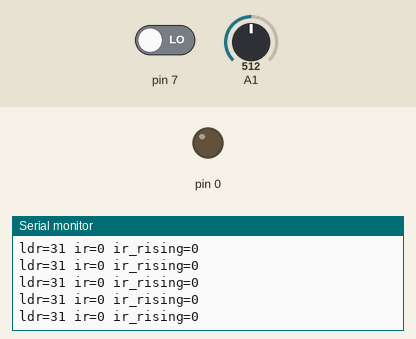
Simulated run of this sketch. Board: Arduino Uno, built for the host (arithmetic inside an expression is 32-bit, double 64-bit). Shown: output pins drawn as LEDs (lit = HIGH), the last lines printed to the serial monitor. The test bench sets the inputs (shaded band); at power-on: A1 = 512, pin 7 LOW.

Above: at 1.2 s.
1.3 s: A1 set to 169
At 1.9 s:
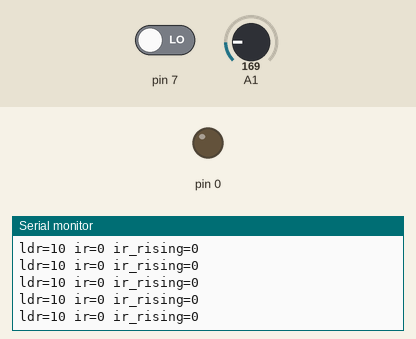
4.3 s: A1 set to 144
At 5.0 s:
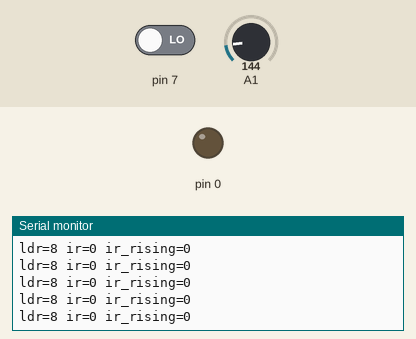
Timing chart, 0 to 7.3 s (numbered marks = the images above; inputs shaded):
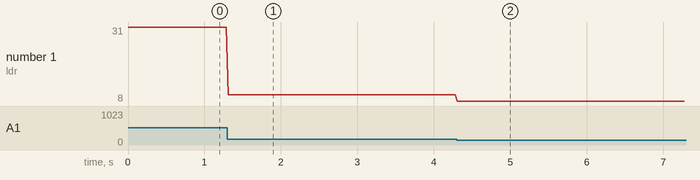

The sketch:

16_bpsensorir.ino
```cpp
// Inisialisasi
int pinLDR = PB1;
int pinLedR = PB0;
int pinIR = PA7;
int prevIR = 0;
int flag = 0;

void setup() {
  // konfigurasi pin
  Serial.begin(9600);
  pinMode(pinLDR, INPUT);
  pinMode(pinLedR, OUTPUT);
  pinMode(pinIR, INPUT);
}

int infraRising(int readIR){

  int isRising = 0;
  if(prevIR == 0 && readIR == 1) {
    isRising = 1;
  }
  prevIR = readIR;
  return isRising;
}

void loop() {
  // read input
  int ldr = map(analogRead(pinLDR), 0,4095, 0, 255);
  int readIR = digitalRead(pinIR);
  int isRising = infraRising(!readIR);

  // print
  Serial.println("ldr=" + String(ldr) + " ir="+ String(readIR) +" ir_rising=" + String(isRising));

  if(isRising) {
    flag = !flag;
  }

  if(flag) {
    analogWrite(pinLedR, ldr);
  } else {
    analogWrite(pinLedR, 0);
  }

}
```

Measured:
- after the input at 1.3 s, the serial monitor: prints a new line at once (image 1)
- after the input at 4.3 s, the serial monitor: prints a new line at once (image 2)
- plotted number 1: 31 → 10 after the input at 1.3 s, 10 → 8 after the input at 4.3 s
